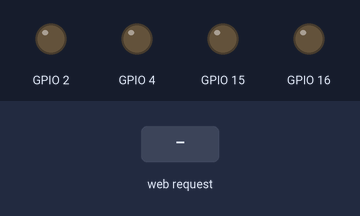
Simulated run of this program. Board: ESP32. On the bench: output pins drawn as LEDs (lit = HIGH). The test bench sets the inputs (shaded band). Storage starts empty; what the program prints to the serial monitor is not drawn.

Above: at 1.2 s.
1.3 s: HTTP request GET /joystick?x=1 received
At 1.6 s:
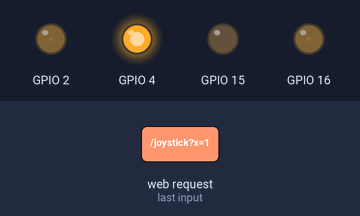
2.8 s: HTTP request GET /joystick received
At 3.9 s:
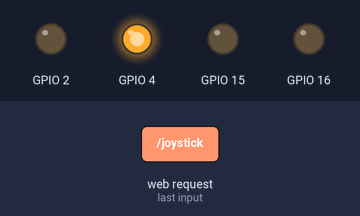
4.3 s: HTTP request GET /joystick?x=120 received
At 5.0 s:
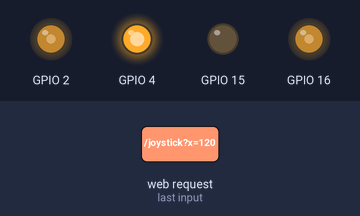
5.8 s: HTTP request GET /joystick?y=1 received
At 6.1 s:
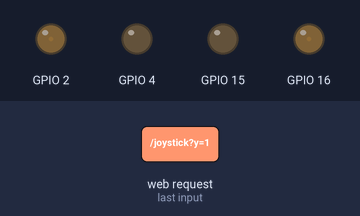
7.3 s: HTTP request GET /joystick?y=120 received
At 8.5 s:
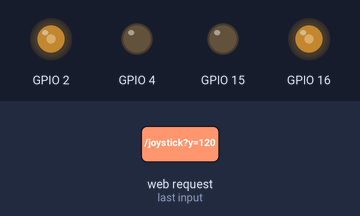
8.8 s: HTTP request GET /joystick?x=1&y=1 received
At 9.6 s:
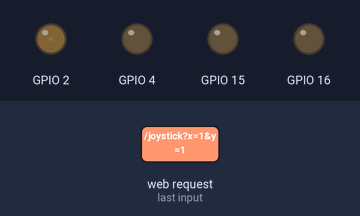
Timing chart, 0 to 11.3 s (numbered marks = the images above; inputs shaded):
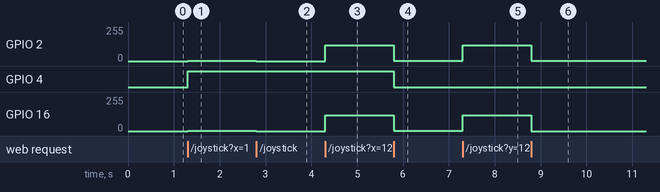

Measured:
- after the input at 1.3 s, GPIO 2, GPIO 16: 0/255 → 1/255 at once; GPIO 4: LOW → HIGH at once
- after the input at 2.8 s, GPIO 2, GPIO 16: 1/255 → 0/255 at once
- after the input at 4.3 s, GPIO 2, GPIO 16: 0/255 → 120/255 at once
- after the input at 5.8 s, GPIO 2, GPIO 16: 120/255 → 1/255 at once; GPIO 4: HIGH → LOW at once
- after the input at 7.3 s, GPIO 2, GPIO 16: 1/255 → 120/255 at once
- after the input at 8.8 s, GPIO 2: 120/255 → 2/255 at once; GPIO 16: 120/255 → 0/255 at once

The program:

main.cpp
```cpp
#include <WiFi.h>
#include <WebServer.h>
#include <SPIFFS.h>

const char* ssid = "ESP32_Rover_Control";
const char* password = "12345678";

WebServer server(80);

//streams the spiffs file into the server for the browser to display

void handleRoot() {
  File file = SPIFFS.open("/Joystick.html", "r");
  server.streamFile(file, "text/html");
  file.close();
}


void direction() {
  int x = server.arg("x").toInt();
  int y = server.arg("y").toInt();
  if (x == 0 && y == 0) {
    ledcWrite(0, 0);
    ledcWrite(1, 0);
    server.send(200, "text/plain", "stopped"); // part of a interupt cycle on the 'end' event of the joystick
    return;
  }

  int left_motor  = y + x;
  int right_motor = y - x;

  //handles motors simulataneously

  if (left_motor < 0) {
    digitalWrite(15, HIGH);  // Reverse
  }
  else {
    digitalWrite(15, LOW);   // Forward
  }
  ledcWrite(0, min(abs(left_motor), 255)); //makes sure PWM out is 255=<

  if (right_motor < 0) {
    digitalWrite(4, HIGH);   // Reverse
  } else {
    digitalWrite(4, LOW);    // Forward
  }
  ledcWrite(1, min(abs(right_motor), 255));  //makes sure PWM out is 255=<
}

void read_data(){
  int input_1_state = digitalRead(13);
  if (input_1_state == 1){
    server.send(200, "text/plain", "radio=100&infared=100&magnetic=up&species=duck1&name=joey");
    return;
  }
  server.send(200, "text/plain", "radio=0&infared=0&magnetic=down&species=duck2&name=bob");
}

void setup() {
  Serial.begin(115200);
  ledcSetup(0, 5000, 8); // 5kHz, 8-bit resolution
  pinMode(15, OUTPUT);
  pinMode(4, OUTPUT);
  ledcAttachPin(2, 0);
  ledcAttachPin(16, 1);

  SPIFFS.begin();

  WiFi.softAP(ssid, password);
  Serial.println("AP started. IP address: " + WiFi.softAPIP().toString());  //setup access point

  server.on("/", handleRoot);

  //serves the static javascript lib from the esp storage
  server.on("/nipplejs.min.js", HTTP_GET, []() {
    File file = SPIFFS.open("/nipplejs.min.js", "r");
    server.streamFile(file, "application/javascript");
    file.close();
  });

  server.on("/joystick", HTTP_GET, direction);
  server.on("/read_data", HTTP_GET, read_data);     //handles the server http roots

  server.begin();
}

void loop() {
  server.handleClient();
}
```
